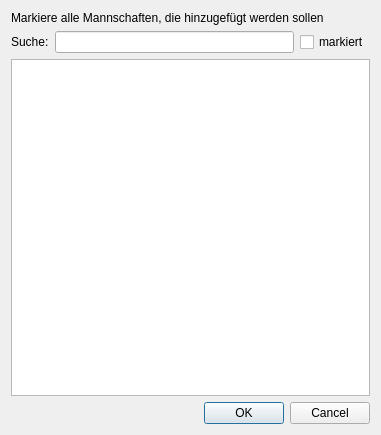
<?xml version="1.0" encoding="UTF-8"?>
<ui version="4.0">
 <class>filter</class>
 <widget class="QDialog" name="filter">
  <property name="geometry">
   <rect>
    <x>0</x>
    <y>0</y>
    <width>381</width>
    <height>435</height>
   </rect>
  </property>
  <property name="windowTitle">
   <string>Filter bearbeiten</string>
  </property>
  <layout class="QGridLayout" name="gridLayout">
   <item row="3" column="0">
    <widget class="QDialogButtonBox" name="buttonBox">
     <property name="orientation">
      <enum>Qt::Horizontal</enum>
     </property>
     <property name="standardButtons">
      <set>QDialogButtonBox::Cancel|QDialogButtonBox::Ok</set>
     </property>
    </widget>
   </item>
   <item row="0" column="0">
    <widget class="QLabel" name="label_2">
     <property name="text">
      <string>Markiere alle Mannschaften, die hinzugefügt werden sollen</string>
     </property>
    </widget>
   </item>
   <item row="2" column="0">
    <widget class="QListWidget" name="listWidget">
     <property name="horizontalScrollBarPolicy">
      <enum>Qt::ScrollBarAlwaysOff</enum>
     </property>
     <property name="selectionMode">
      <enum>QAbstractItemView::MultiSelection</enum>
     </property>
    </widget>
   </item>
   <item row="1" column="0">
    <layout class="QHBoxLayout" name="horizontalLayout">
     <item>
      <widget class="QLabel" name="label">
       <property name="text">
        <string>Suche:</string>
       </property>
      </widget>
     </item>
     <item>
      <widget class="QLineEdit" name="lineEdit">
       <property name="inputMask">
        <string/>
       </property>
       <property name="placeholderText">
        <string/>
       </property>
      </widget>
     </item>
     <item>
      <widget class="QCheckBox" name="checkBox">
       <property name="text">
        <string>markiert</string>
       </property>
      </widget>
     </item>
    </layout>
   </item>
  </layout>
  <zorder>label_2</zorder>
  <zorder>listWidget</zorder>
  <zorder>buttonBox</zorder>
  <zorder>label</zorder>
 </widget>
 <resources/>
 <connections>
  <connection>
   <sender>buttonBox</sender>
   <signal>accepted()</signal>
   <receiver>filter</receiver>
   <slot>accept()</slot>
   <hints>
    <hint type="sourcelabel">
     <x>224</x>
     <y>561</y>
    </hint>
    <hint type="destinationlabel">
     <x>157</x>
     <y>274</y>
    </hint>
   </hints>
  </connection>
  <connection>
   <sender>buttonBox</sender>
   <signal>rejected()</signal>
   <receiver>filter</receiver>
   <slot>reject()</slot>
   <hints>
    <hint type="sourcelabel">
     <x>292</x>
     <y>567</y>
    </hint>
    <hint type="destinationlabel">
     <x>286</x>
     <y>274</y>
    </hint>
   </hints>
  </connection>
 </connections>
</ui>
